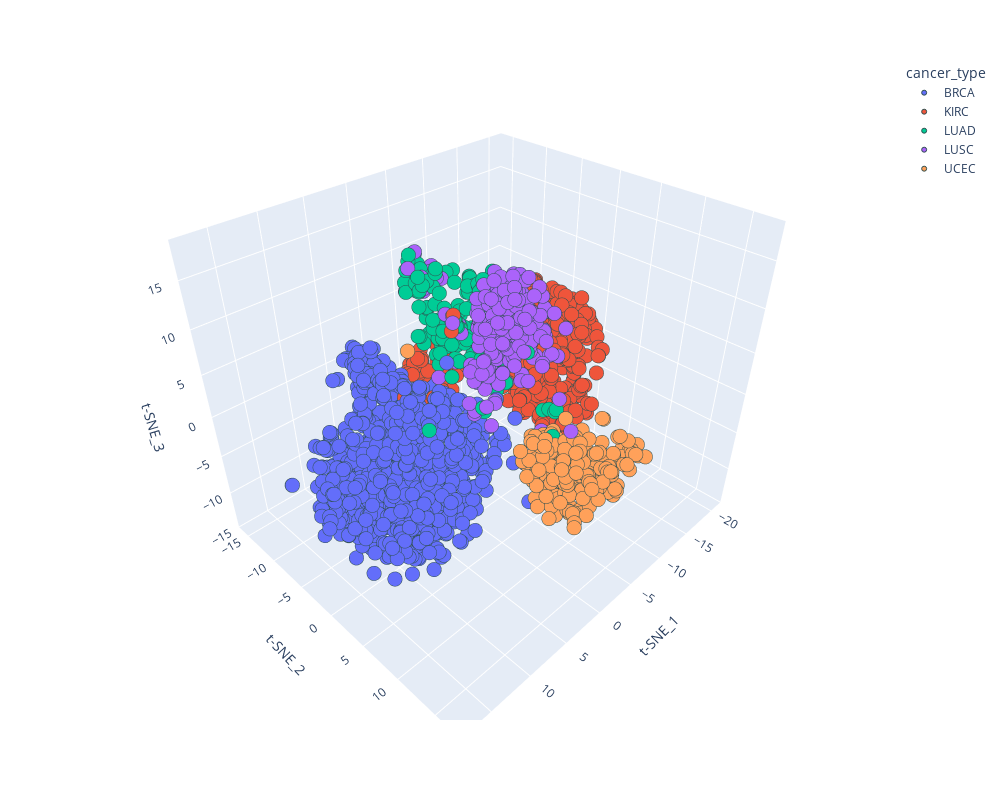

The notebook cell this image was saved under:
### Code cell
fig = px.scatter_3d(final_df,
                    x='t-SNE_1', y='t-SNE_2', z='t-SNE_3',
                    color='cancer_type',
                    width=1000, height=800,
                    opacity=1
                    )

fig.update_traces(marker=dict(size=5,
                              line=dict(width=1,
                                        color='DarkSlateGrey')
                              ),
                  )

fig.show()

### Figure 1 — Plotly figure (JSON) as saved in the notebook; plotly's stock layout.template omitted (floating-point values rounded to 4 significant figures; data arrays with more than 128 entries replaced by an {"elided": "..."} marker saying what was removed)
{"data": [{"hovertemplate": "cancer_type=BRCA<br>t-SNE_1=%{x}<br>t-SNE_2=%{y}<br>t-SNE_3=%{z}<extra></extra>", "legendgroup": "BRCA", "marker": {"color": "#636efa", "line": {"color": "DarkSlateGrey", "width": 1}, "opacity": 1, "size": 5, "symbol": "circle"}, "mode": "markers", "name": "BRCA", "scene": "scene", "showlegend": true, "type": "scatter3d", "x": {"elided": "878 float values"}, "y": {"elided": "878 float values"}, "z": {"elided": "878 float values"}}, {"hovertemplate": "cancer_type=KIRC<br>t-SNE_1=%{x}<br>t-SNE_2=%{y}<br>t-SNE_3=%{z}<extra></extra>", "legendgroup": "KIRC", "marker": {"color": "#EF553B", "line": {"color": "DarkSlateGrey", "width": 1}, "opacity": 1, "size": 5, "symbol": "circle"}, "mode": "markers", "name": "KIRC", "scene": "scene", "showlegend": true, "type": "scatter3d", "x": {"elided": "537 float values"}, "y": {"elided": "537 float values"}, "z": {"elided": "537 float values"}}, {"hovertemplate": "cancer_type=LUAD<br>t-SNE_1=%{x}<br>t-SNE_2=%{y}<br>t-SNE_3=%{z}<extra></extra>", "legendgroup": "LUAD", "marker": {"color": "#00cc96", "line": {"color": "DarkSlateGrey", "width": 1}, "opacity": 1, "size": 5, "symbol": "circle"}, "mode": "markers", "name": "LUAD", "scene": "scene", "showlegend": true, "type": "scatter3d", "x": {"elided": "162 float values"}, "y": {"elided": "162 float values"}, "z": {"elided": "162 float values"}}, {"hovertemplate": "cancer_type=LUSC<br>t-SNE_1=%{x}<br>t-SNE_2=%{y}<br>t-SNE_3=%{z}<extra></extra>", "legendgroup": "LUSC", "marker": {"color": "#ab63fa", "line": {"color": "DarkSlateGrey", "width": 1}, "opacity": 1, "size": 5, "symbol": "circle"}, "mode": "markers", "name": "LUSC", "scene": "scene", "showlegend": true, "type": "scatter3d", "x": {"elided": "240 float values"}, "y": {"elided": "240 float values"}, "z": {"elided": "240 float values"}}, {"hovertemplate": "cancer_type=UCEC<br>t-SNE_1=%{x}<br>t-SNE_2=%{y}<br>t-SNE_3=%{z}<extra></extra>", "legendgroup": "UCEC", "marker": {"color": "#FFA15A", "line": {"color": "DarkSlateGrey", "width": 1}, "opacity": 1, "size": 5, "symbol": "circle"}, "mode": "markers", "name": "UCEC", "scene": "scene", "showlegend": true, "type": "scatter3d", "x": {"elided": "269 float values"}, "y": {"elided": "269 float values"}, "z": {"elided": "269 float values"}}], "layout": {"height": 800, "legend": {"title": {"text": "cancer_type"}, "tracegroupgap": 0}, "margin": {"t": 60}, "scene": {"domain": {"x": [0, 1], "y": [0, 1]}, "xaxis": {"title": {"text": "t-SNE_1"}}, "yaxis": {"title": {"text": "t-SNE_2"}}, "zaxis": {"title": {"text": "t-SNE_3"}}}, "width": 1000}}
